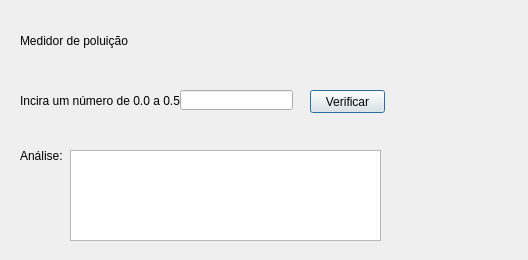
<?xml version="1.0" encoding="UTF-8"?>
<ui version="4.0">
 <class>Dialog</class>
 <widget class="QDialog" name="Dialog">
  <property name="geometry">
   <rect>
    <x>0</x>
    <y>0</y>
    <width>528</width>
    <height>260</height>
   </rect>
  </property>
  <property name="windowTitle">
   <string>Dialog</string>
  </property>
  <widget class="QLabel" name="label">
   <property name="geometry">
    <rect>
     <x>20</x>
     <y>20</y>
     <width>291</width>
     <height>41</height>
    </rect>
   </property>
   <property name="text">
    <string>Medidor de poluição</string>
   </property>
  </widget>
  <widget class="QLabel" name="label_2">
   <property name="geometry">
    <rect>
     <x>20</x>
     <y>80</y>
     <width>211</width>
     <height>41</height>
    </rect>
   </property>
   <property name="text">
    <string>Incira um número de 0.0 a 0.5:</string>
   </property>
  </widget>
  <widget class="QLineEdit" name="lineEdit">
   <property name="geometry">
    <rect>
     <x>180</x>
     <y>90</y>
     <width>113</width>
     <height>20</height>
    </rect>
   </property>
  </widget>
  <widget class="QPushButton" name="pushButton">
   <property name="geometry">
    <rect>
     <x>310</x>
     <y>90</y>
     <width>75</width>
     <height>23</height>
    </rect>
   </property>
   <property name="text">
    <string>Verificar</string>
   </property>
  </widget>
  <widget class="QLabel" name="label_3">
   <property name="geometry">
    <rect>
     <x>20</x>
     <y>140</y>
     <width>101</width>
     <height>31</height>
    </rect>
   </property>
   <property name="text">
    <string>Análise:</string>
   </property>
  </widget>
  <widget class="QTextEdit" name="textEdit">
   <property name="geometry">
    <rect>
     <x>70</x>
     <y>150</y>
     <width>311</width>
     <height>91</height>
    </rect>
   </property>
  </widget>
 </widget>
 <resources/>
 <connections/>
</ui>
